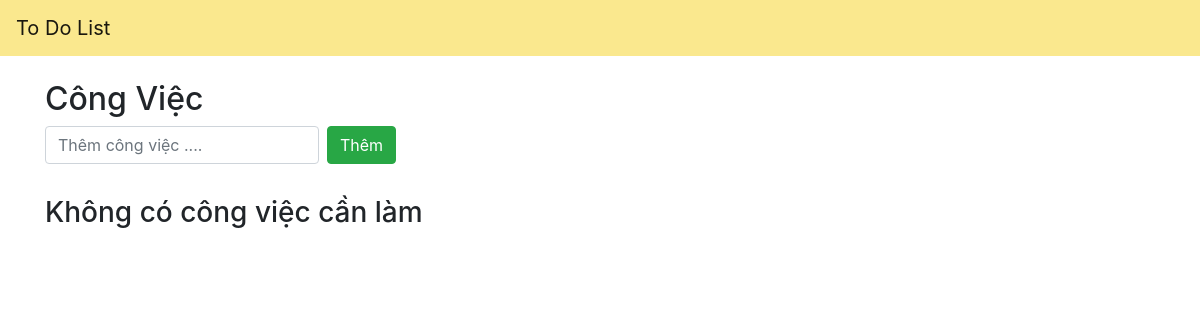
Before: /main/ with the older database file.
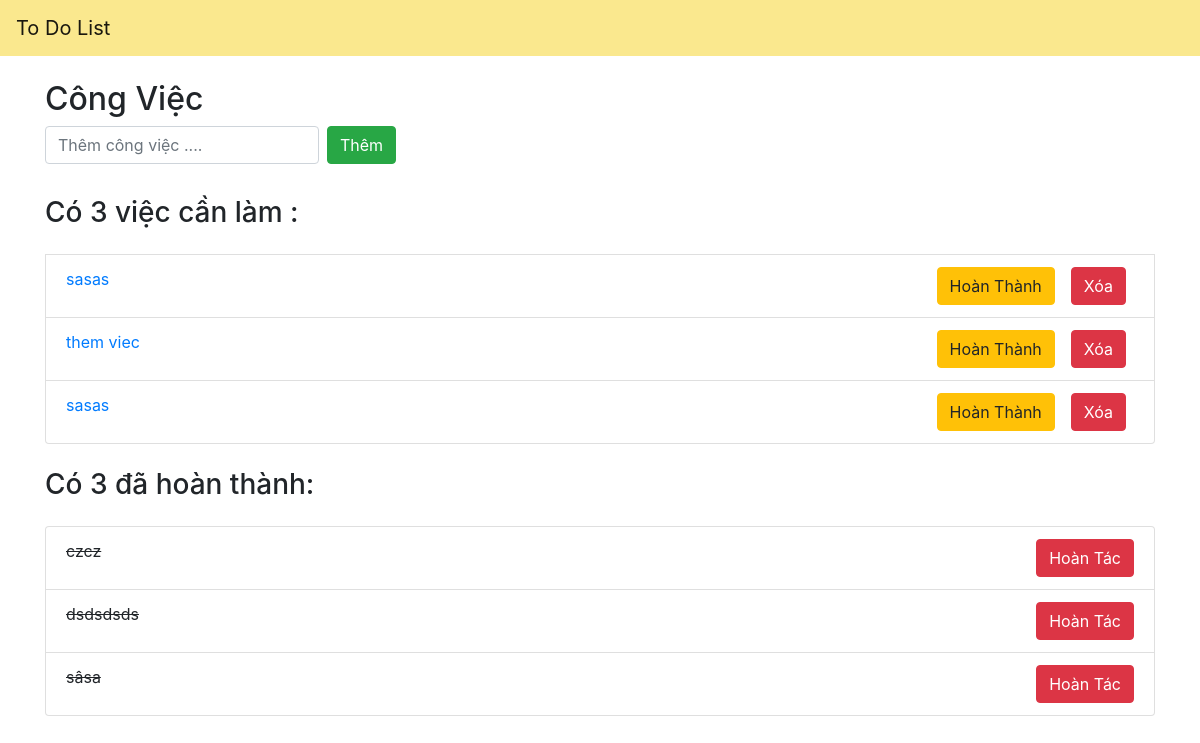
After: the same page with the newer database file.
### main/models.py (models this page shows, shortened)
class Todo(models.Model):
    text =models.CharField(max_length = 255)
    added_date =models.DateTimeField()
    is_completed = models.BooleanField(default=False)

### main/views.py (the view)
# urls.py: path('',views.index,name= 'index'),
def index(request):
    todoItems = Todo.objects.all().order_by("-added_date")
    lengthItem =Todo.objects.filter(is_completed = False).count()
    lengthItemCompleted =Todo.objects.filter(is_completed = True).count()
    return render(request,'main/index.html',{'todoItems':todoItems ,'lengthItem':lengthItem,'lengthItemCompleted':lengthItemCompleted})

### templates/main/index.html
 {% extends "base.html" %}
 {% load static %}
 {% block content%}
      <div class="row mt-4 ">
        <div class="col ">
          <h2>Công Việc</h2>
          <form class="form-inline" action="{% url 'main:addtodo' %}" method="POST">
            <input type="text" name="content" class="form-control mb-2 mr-sm-2"  placeholder="Thêm công việc ...." required>
            <button type="submit" class="btn btn-success mb-2">Thêm</button>
          </form>
        </div>
      </div>
      {% if lengthItem == 0  %}
      <h3 class="mt-4">Không có công việc cần làm</h3>
      {% elif lengthItem > 0  %}
      <h3 class="mt-4">Có {{lengthItem}} việc cần làm : </h3>
        <div class="row mt-4">
          <div class="col">
            <ul class="list-group">
              {% for item in todoItems %}
                    {%if not item.is_completed %}
                      <a href="{% url 'main:edit' item.id %}"><li class="list-group-item">{{item.text}}
                        <div class="float-right">
                          <div class="btn-toolbar" role="toolbar" aria-label="Toolbar with button groups">
                            <div class="btn-group mr-2" role="group" aria-label="First group">
                            <a href="{% url 'main:completetodo' item.id %}"><button type="submit" class="btn btn-warning mr-sm-3 " >Hoàn Thành</button></a>
                          <form action="{% url 'main:deletetodo' item.id %}" method="POST">
                          <button type="submit" class="btn btn-danger">Xóa</button>
                          </form>
                            </div>
                          </div>
                        </div>
                      </li>
                    </a>
                    {% endif %}
              {% endfor %}
            </ul>
          </div>
        </div>
        {% endif %}
        {% if lengthItemCompleted > 0 %}
        <h3 class="mt-4">Có {{lengthItemCompleted}} đã hoàn thành: </h3>
      <div class="row mt-4">
        <div class="col">
          <ul class="list-group">
            {% for item in todoItems %}
                  {%if item.is_completed %}
                  <li class="list-group-item"><del>{{item.text}}</del>
                    <div class="float-right">
                      <div class="btn-toolbar" role="toolbar" aria-label="Toolbar with button groups">
                      <form action="{% url 'main:undo' item.id %}" method="POST">
                      <button type="submit" class="btn btn-danger">Hoàn Tác</button>
                      </form>
                      </div>
                    </div>
                  </li>
                  {% endif %}
            {% endfor %}
          </ul>
        </div>
      </div>
         {% endif %}
 {% endblock %}

Changed rows visible on the page:
added Todo: text "sasas", shown under "Có 3 việc cần làm :"
added Todo: text "them viec", shown under "Có 3 việc cần làm :"
added Todo: text "sasas", shown under "Có 3 việc cần làm :"
added Todo: text "czcz", shown under "Có 3 đã hoàn thành:"
added Todo: text "dsdsdsds", shown under "Có 3 đã hoàn thành:"
added Todo: text "sâsa", shown under "Có 3 đã hoàn thành:"
Other visible differences:
{{ lengthItem }}: (not shown) → "3"
{{ lengthItemCompleted }}: (not shown) → "3"
text no longer shown: "Không có công việc cần làm"
text now shown: "Có việc cần làm : Có đã hoàn thành:"
